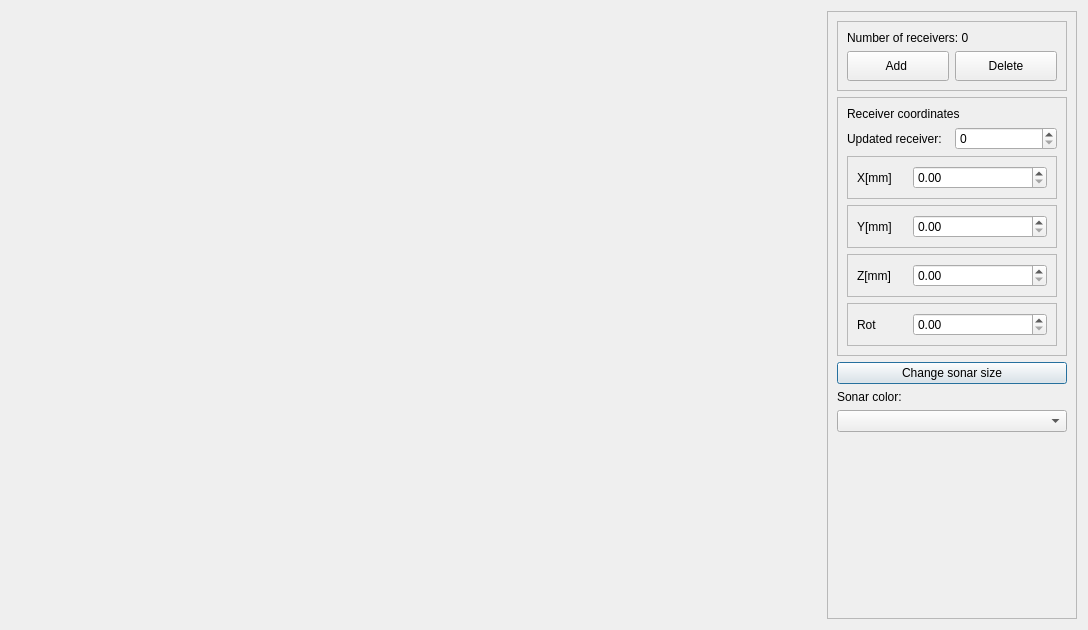
<?xml version="1.0" encoding="UTF-8"?>
<ui version="4.0">
 <class>SonarConfWindow</class>
 <widget class="QDialog" name="SonarConfWindow">
  <property name="geometry">
   <rect>
    <x>0</x>
    <y>0</y>
    <width>1088</width>
    <height>630</height>
   </rect>
  </property>
  <property name="windowTitle">
   <string>Sonar Configuration</string>
  </property>
  <layout class="QGridLayout" name="gridLayout_16">
   <item row="0" column="0" rowspan="2">
    <widget class="SonarConfScene" name="SceneWidget" native="true">
     <property name="minimumSize">
      <size>
       <width>800</width>
       <height>600</height>
      </size>
     </property>
     <property name="maximumSize">
      <size>
       <width>16777215</width>
       <height>16777215</height>
      </size>
     </property>
    </widget>
   </item>
   <item row="0" column="1" rowspan="2">
    <widget class="QFrame" name="frame_2">
     <property name="maximumSize">
      <size>
       <width>250</width>
       <height>16777215</height>
      </size>
     </property>
     <property name="frameShape">
      <enum>QFrame::StyledPanel</enum>
     </property>
     <property name="frameShadow">
      <enum>QFrame::Raised</enum>
     </property>
     <layout class="QGridLayout" name="gridLayout_15">
      <item row="0" column="0">
       <widget class="QFrame" name="frame_3">
        <property name="frameShape">
         <enum>QFrame::StyledPanel</enum>
        </property>
        <property name="frameShadow">
         <enum>QFrame::Raised</enum>
        </property>
        <layout class="QGridLayout" name="gridLayout">
         <item row="1" column="0">
          <widget class="QPushButton" name="addPushButton">
           <property name="minimumSize">
            <size>
             <width>100</width>
             <height>30</height>
            </size>
           </property>
           <property name="text">
            <string>Add </string>
           </property>
           <property name="autoDefault">
            <bool>false</bool>
           </property>
           <property name="default">
            <bool>false</bool>
           </property>
          </widget>
         </item>
         <item row="1" column="1">
          <widget class="QPushButton" name="deletePushButton">
           <property name="minimumSize">
            <size>
             <width>100</width>
             <height>30</height>
            </size>
           </property>
           <property name="text">
            <string>Delete</string>
           </property>
           <property name="autoDefault">
            <bool>false</bool>
           </property>
           <property name="default">
            <bool>false</bool>
           </property>
           <property name="flat">
            <bool>false</bool>
           </property>
          </widget>
         </item>
         <item row="0" column="0" colspan="2">
          <widget class="QLabel" name="num_label">
           <property name="minimumSize">
            <size>
             <width>50</width>
             <height>0</height>
            </size>
           </property>
           <property name="maximumSize">
            <size>
             <width>16777215</width>
             <height>16777215</height>
            </size>
           </property>
           <property name="text">
            <string>Number of receivers: 0</string>
           </property>
          </widget>
         </item>
        </layout>
       </widget>
      </item>
      <item row="6" column="0">
       <spacer name="verticalSpacer">
        <property name="orientation">
         <enum>Qt::Vertical</enum>
        </property>
        <property name="sizeHint" stdset="0">
         <size>
          <width>20</width>
          <height>40</height>
         </size>
        </property>
       </spacer>
      </item>
      <item row="4" column="0">
       <widget class="QComboBox" name="sonarColor_comboBox"/>
      </item>
      <item row="3" column="0">
       <widget class="QLabel" name="color_label">
        <property name="text">
         <string>Sonar color:</string>
        </property>
       </widget>
      </item>
      <item row="1" column="0">
       <widget class="QFrame" name="frame_4">
        <property name="frameShape">
         <enum>QFrame::StyledPanel</enum>
        </property>
        <property name="frameShadow">
         <enum>QFrame::Raised</enum>
        </property>
        <layout class="QGridLayout" name="gridLayout_3">
         <item row="4" column="0">
          <widget class="QFrame" name="frame_7">
           <property name="frameShape">
            <enum>QFrame::StyledPanel</enum>
           </property>
           <property name="frameShadow">
            <enum>QFrame::Raised</enum>
           </property>
           <layout class="QGridLayout" name="gridLayout_13">
            <item row="0" column="0">
             <layout class="QGridLayout" name="gridLayout_6">
              <item row="0" column="0">
               <widget class="QLabel" name="label_7">
                <property name="maximumSize">
                 <size>
                  <width>50</width>
                  <height>16777215</height>
                 </size>
                </property>
                <property name="text">
                 <string>Z[mm]</string>
                </property>
               </widget>
              </item>
              <item row="0" column="1">
               <widget class="QDoubleSpinBox" name="zCordSpinBox"/>
              </item>
             </layout>
            </item>
           </layout>
          </widget>
         </item>
         <item row="2" column="0">
          <widget class="QFrame" name="frame_5">
           <property name="frameShape">
            <enum>QFrame::StyledPanel</enum>
           </property>
           <property name="frameShadow">
            <enum>QFrame::Raised</enum>
           </property>
           <layout class="QGridLayout" name="gridLayout_11">
            <item row="0" column="0">
             <layout class="QGridLayout" name="gridLayout_4">
              <item row="0" column="0">
               <widget class="QLabel" name="label_3">
                <property name="maximumSize">
                 <size>
                  <width>50</width>
                  <height>16777215</height>
                 </size>
                </property>
                <property name="text">
                 <string>X[mm]</string>
                </property>
               </widget>
              </item>
              <item row="0" column="1">
               <widget class="QDoubleSpinBox" name="xCordSpinBox"/>
              </item>
             </layout>
            </item>
           </layout>
          </widget>
         </item>
         <item row="3" column="0">
          <widget class="QFrame" name="frame_6">
           <property name="frameShape">
            <enum>QFrame::StyledPanel</enum>
           </property>
           <property name="frameShadow">
            <enum>QFrame::Raised</enum>
           </property>
           <layout class="QGridLayout" name="gridLayout_12">
            <item row="0" column="0">
             <layout class="QGridLayout" name="gridLayout_5">
              <item row="0" column="1">
               <widget class="QDoubleSpinBox" name="yCordSpinBox"/>
              </item>
              <item row="0" column="0">
               <widget class="QLabel" name="label_6">
                <property name="maximumSize">
                 <size>
                  <width>50</width>
                  <height>16777215</height>
                 </size>
                </property>
                <property name="text">
                 <string>Y[mm]</string>
                </property>
               </widget>
              </item>
             </layout>
            </item>
           </layout>
          </widget>
         </item>
         <item row="1" column="0">
          <layout class="QGridLayout" name="gridLayout_2">
           <item row="0" column="0">
            <widget class="QLabel" name="selectId_label">
             <property name="text">
              <string>Updated receiver: </string>
             </property>
            </widget>
           </item>
           <item row="0" column="1">
            <widget class="QSpinBox" name="idRecSpinBox"/>
           </item>
          </layout>
         </item>
         <item row="0" column="0">
          <widget class="QLabel" name="coordinates_label">
           <property name="text">
            <string>Receiver coordinates</string>
           </property>
          </widget>
         </item>
         <item row="5" column="0">
          <widget class="QFrame" name="frame_8">
           <property name="frameShape">
            <enum>QFrame::StyledPanel</enum>
           </property>
           <property name="frameShadow">
            <enum>QFrame::Raised</enum>
           </property>
           <layout class="QGridLayout" name="gridLayout_14">
            <item row="0" column="0">
             <layout class="QGridLayout" name="gridLayout_7">
              <item row="0" column="0">
               <widget class="QLabel" name="label_8">
                <property name="maximumSize">
                 <size>
                  <width>50</width>
                  <height>16777215</height>
                 </size>
                </property>
                <property name="text">
                 <string>Rot</string>
                </property>
               </widget>
              </item>
              <item row="0" column="1">
               <widget class="QDoubleSpinBox" name="rotSpinBox"/>
              </item>
             </layout>
            </item>
           </layout>
          </widget>
         </item>
        </layout>
       </widget>
      </item>
      <item row="2" column="0">
       <widget class="QPushButton" name="sizePushButton">
        <property name="text">
         <string>Change sonar size</string>
        </property>
       </widget>
      </item>
     </layout>
    </widget>
   </item>
  </layout>
 </widget>
 <customwidgets>
  <customwidget>
   <class>SonarConfScene</class>
   <extends>QWidget</extends>
   <header>sonarconfscene.hh</header>
   <container>1</container>
  </customwidget>
 </customwidgets>
 <resources/>
 <connections/>
</ui>
